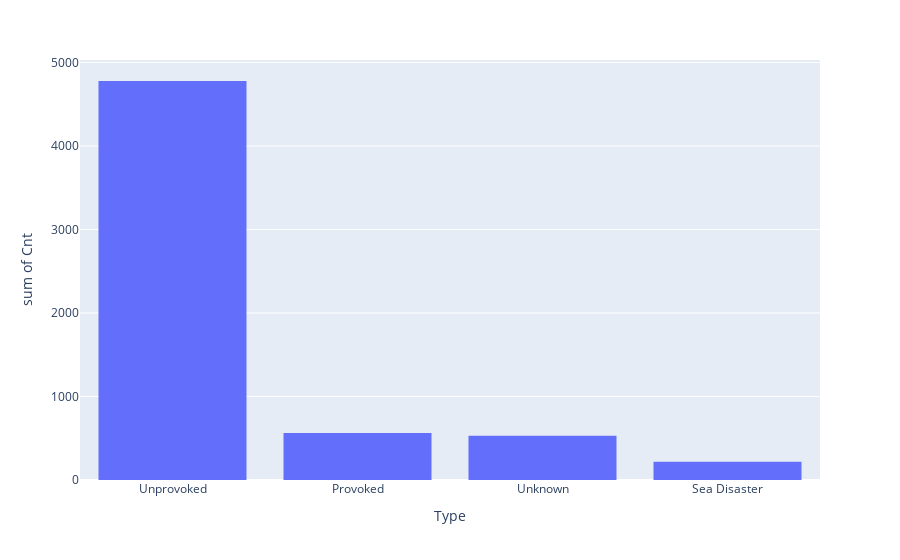

Notebook code for this chart:
### Markdown cell above
- Values cant be seen so lets use histogram instead of bar

### Code cell
# easiest is to use px.histogram()
bar2 = px.histogram(df, x='Type', y = 'Cnt')
bar2.show()

### Figure 1 — Plotly figure (JSON) as saved in the notebook; plotly's stock layout.template omitted (floating-point values rounded to 4 significant figures; data arrays with more than 128 entries replaced by an {"elided": "..."} marker saying what was removed)
{"data": [{"alignmentgroup": "True", "bingroup": "x", "histfunc": "sum", "hovertemplate": "Type=%{x}<br>sum of Cnt=%{y}<extra></extra>", "legendgroup": "", "marker": {"color": "#636efa", "pattern": {"shape": ""}}, "name": "", "offsetgroup": "", "orientation": "v", "showlegend": false, "type": "histogram", "x": {"elided": "6095 str values"}, "xaxis": "x", "y": {"elided": "6095 int values"}, "yaxis": "y"}], "layout": {"autosize": true, "barmode": "relative", "legend": {"tracegroupgap": 0}, "margin": {"t": 60}, "xaxis": {"anchor": "y", "autorange": true, "domain": [0, 1], "range": [-0.5, 3.5], "title": {"text": "Type"}, "type": "category"}, "yaxis": {"anchor": "x", "autorange": true, "domain": [0, 1], "range": [0, 5029.0], "title": {"text": "sum of Cnt"}, "type": "linear"}}}
